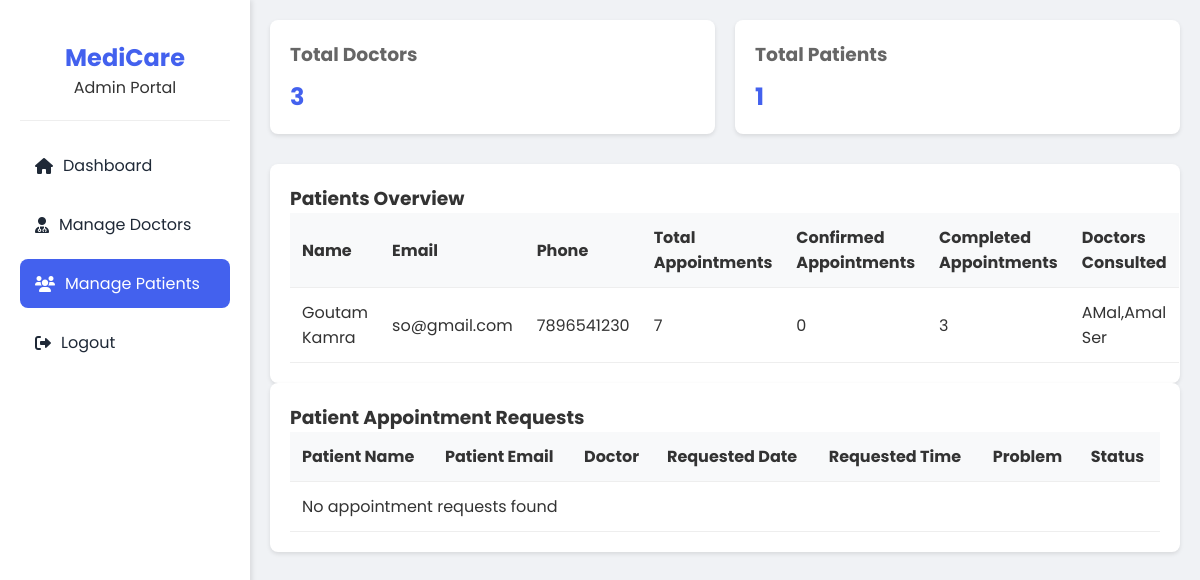
The app's page /admin_dashboard.php?page=patients (signed in) with its own data.
### tables this page shows
CREATE TABLE `users` (
  `id` int(11) NOT NULL,
  `name` varchar(100) DEFAULT NULL,
  `email` varchar(100) DEFAULT NULL,
  `password` varchar(100) DEFAULT NULL,
  `address` varchar(200) DEFAULT NULL,
  `phone` varchar(20) DEFAULT NULL,
  `created_at` timestamp NOT NULL DEFAULT current_timestamp()
);

### adminpages/patients.php (the view)
<?php
$patients_sql = "
    SELECT
        u.id,
        u.name,
        u.email,
        u.phone,
        u.address,
        COUNT(DISTINCT a.id) as total_appointments,
        COUNT(DISTINCT CASE WHEN a.status = 'Confirmed' THEN a.id END) as confirmed_appointments,
        COUNT(DISTINCT CASE WHEN a.status = 'Completed' THEN a.id END) as completed_appointments,
        GROUP_CONCAT(DISTINCT d.name) as doctors_consulted
    FROM
        users u
    LEFT JOIN
        appointments a ON u.id = a.user_id
    LEFT JOIN
        doctors d ON a.doctor_id = d.id
    GROUP BY
        u.id
    ORDER BY
        u.id DESC
";
$patients_result = mysqli_query($conn, $patients_sql);
$patient_requests_sql = "
    SELECT
        a.id,
        u.name as patient_name,
        u.email as patient_email,
        d.name as doctor_name,
        a.appointment_date,
        a.appointment_time,
        a.problem,
        a.status
    FROM
        appointments a
    JOIN
        users u ON a.user_id = u.id
    JOIN
        doctors d ON a.doctor_id = d.id
    WHERE
        a.status IN ('Pending', 'Confirmed')
    ORDER BY
        a.created_at DESC
";
$patient_requests_result = mysqli_query($conn, $patient_requests_sql);
?>
<div class="stats-grid">
    <div class="stat-card">
        <h3>Total Doctors</h3>
        <div class="number"><?php echo $doctors_count; ?></div>
    </div>
    <div class="stat-card">
        <h3>Total Patients</h3>
        <div class="number"><?php echo $patients_count; ?></div>
    </div>
</div>
<div class="table-container">
    <h3>Patients Overview</h3>
    <table>
        <thead>
            <tr>
                <th>Name</th>
                <th>Email</th>
                <th>Phone</th>
                <th>Total Appointments</th>
                <th>Confirmed Appointments</th>
                <th>Completed Appointments</th>
                <th>Doctors Consulted</th>
            </tr>
        </thead>
        <tbody>
            <?php
            if($patients_result && mysqli_num_rows($patients_result) > 0) {
                while($patient = mysqli_fetch_assoc($patients_result)) {
            ?>
                <tr>
                    <td><?php echo htmlspecialchars($patient['name']); ?></td>
                    <td><?php echo htmlspecialchars($patient['email']); ?></td>
                    <td><?php echo htmlspecialchars($patient['phone'] ?? 'N/A'); ?></td>
                    <td><?php echo $patient['total_appointments']; ?></td>
                    <td><?php echo $patient['confirmed_appointments']; ?></td>
                    <td><?php echo $patient['completed_appointments']; ?></td>
                    <td><?php echo htmlspecialchars($patient['doctors_consulted'] ?? 'None'); ?></td>
                </tr>
            <?php
                }
            } else {
                echo "<tr><td colspan='7' class='text-center'>No patients found</td></tr>";
            }
            ?>
        </tbody>
    </table>
</div>
<div class="table-container">
    <h3>Patient Appointment Requests</h3>
    <table>
        <thead>
            <tr>
                <th>Patient Name</th>
                <th>Patient Email</th>
                <th>Doctor</th>
                <th>Requested Date</th>
                <th>Requested Time</th>
                <th>Problem</th>
                <th>Status</th>
            </tr>
        </thead>
        <tbody>
            <?php
            if($patient_requests_result && mysqli_num_rows($patient_requests_result) > 0) {
                while($request = mysqli_fetch_assoc($patient_requests_result)) {
            ?>
                <tr>
                    <td><?php echo htmlspecialchars($request['patient_name']); ?></td>
                    <td><?php echo htmlspecialchars($request['patient_email']); ?></td>
                    <td><?php echo htmlspecialchars($request['doctor_name']); ?></td>
                    <td><?php echo htmlspecialchars($request['appointment_date'] ?? 'N/A'); ?></td>
                    <td><?php echo htmlspecialchars($request['appointment_time'] ?? 'N/A'); ?></td>
                    <td><?php echo htmlspecialchars($request['problem'] ?? 'N/A'); ?></td>
                    <td class="status-<?php echo strtolower($request['status']); ?>">
                        <?php echo htmlspecialchars($request['status']); ?>
                    </td>
                </tr>
            <?php
                }
            } else {
                echo "<tr><td colspan='7' class='text-center'>No appointment requests found</td></tr>";
            }
            ?>
        </tbody>
    </table>
</div>

### css/admin_style.css (style rules this page uses)
:root { --primary-color: #4361ee; --secondary-color: #3f37c9; --success-color: #4CAF50; --danger-color: #e74c3c; --dark-color: #1f2937; --light-color: #f3f4f6; --sidebar-width: 250px; }
* { margin: 0; padding: 0; box-sizing: border-box; }
body { font-family: 'Poppins', sans-serif; background: #f0f2f5; color: #333; }
.stats-grid { display: grid; grid-template-columns: repeat(auto-fit, minmax(200px, 1fr)); gap: 20px; margin-bottom: 30px; }
.stat-card { background: white; padding: 20px; border-radius: 8px; box-shadow: 0 2px 4px rgba(0,0,0,0.1); }
.stat-card h3 { color: #666; margin-bottom: 10px; }
.stat-card .number { font-size: 24px; font-weight: bold; color: var(--primary-color); }
.table-container { background: white; padding: 20px; border-radius: 8px; box-shadow: 0 2px 4px rgba(0,0,0,0.1); }
table { width: 100%; border-collapse: collapse; }
th, td { padding: 12px; text-align: left; border-bottom: 1px solid #eee; }
th { background-color: #f8f9fa; font-weight: bold; }

### records on screen
users: name "Goutam Kamra", email "so@gmail.com", phone "7896541230", total_appointments "7", confirmed_appointments "0", completed_appointments "3", doctors_consulted "AMal,Amal Ser"

### other values on screen
$doctors_count "3"
$patients_count "1"
